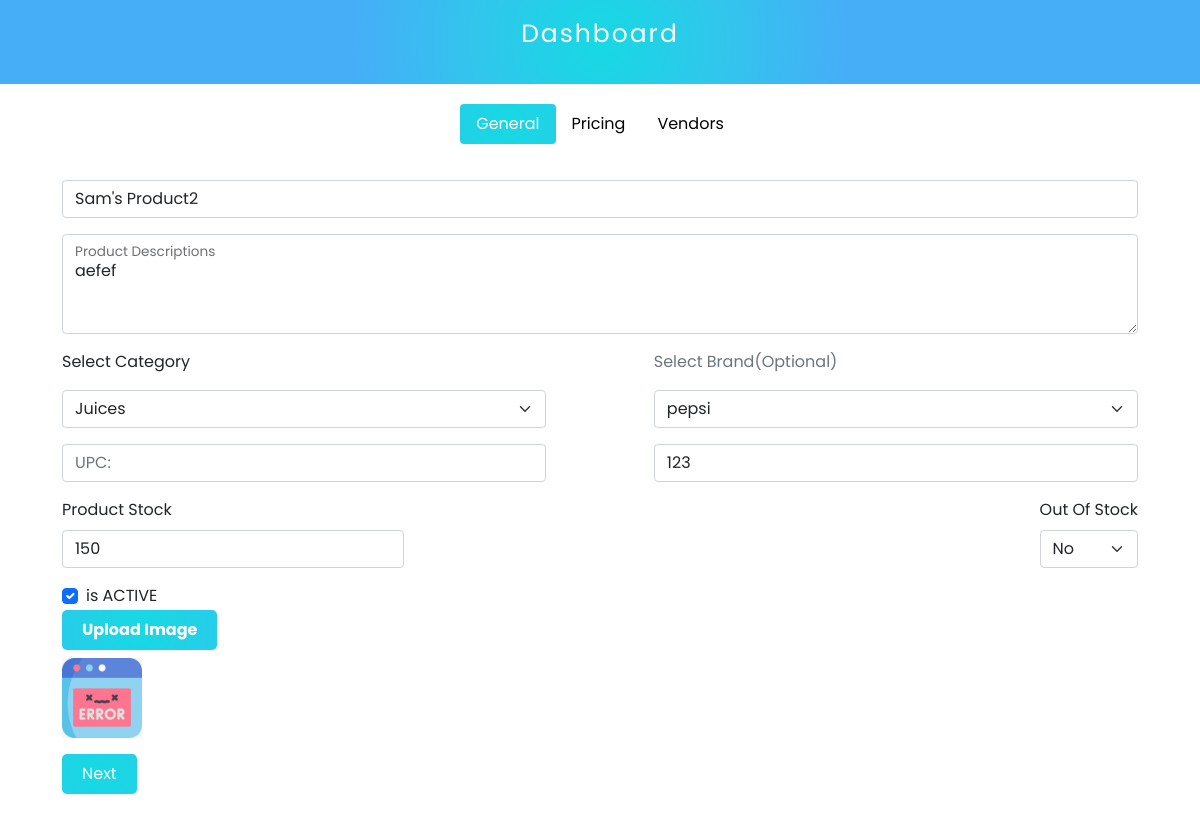
Screenshot of /adminpanel/edit-product/7/12/ (signed in) with the database file from the repository.
### restaurant/models.py (models this page shows, shortened)
class Item(models.Model):
    item_name = models.CharField(max_length=255)
    item_price = models.DecimalField(
        decimal_places=2, max_digits=10, default=0.00)
    buying_price = models.DecimalField(
        decimal_places=2, max_digits=10, default=0.00)
    brand = models.ForeignKey(
        Brand, on_delete=models.SET_NULL, null=True, blank=True)
    category = models.ForeignKey(Category, on_delete=models.SET_NULL, null=True)
    vendor = models.ForeignKey(Vendor, on_delete=models.SET_NULL, null=True)
    shop = models.ForeignKey(Shop, on_delete=models.SET_NULL, null=True)
    stock_amount = models.PositiveIntegerField(default=0)
    out_of_stock = models.BooleanField(default=False, null=True, blank=True)
    item_img = models.ImageField(upload_to="images/", null=True)
    product_descriptions = models.TextField(null=True)
    upc = models.IntegerField(null=True, blank=True)
    sku = models.CharField(max_length=255, null=True)
    created_at = models.DateTimeField(null=True, auto_now_add=True)
    class Meta:
        ordering = ['-id']

class Category(models.Model):
    category_name = models.CharField(max_length=255)
    shop = models.ForeignKey(Shop, on_delete=models.SET_NULL, null=True)
    class Meta:
        ordering = ["-id"]

class Brand(models.Model):
    brand_name = models.CharField(max_length=255, unique=True)
    shop = models.ForeignKey(Shop, on_delete=models.SET_NULL, null=True)
    class Meta:
        ordering = ["-id"]
    def __str__(self):
        return self.brand_name

### adminpanel/views.py (the view)
# urls.py: path("edit-product/<int:shop_id>/<int:prod_id>/", editProducteView, name="edit-product"),
def editProducteView(request, shop_id, prod_id):
    shop_id = get_object_or_404(Shop, id=shop_id)
    if shop_id.user == request.user:
        prod_obj = get_object_or_404(Item, id=prod_id)
        categories = Category.objects.filter(shop=shop_id)
        vendors = Vendor.objects.filter(shop=shop_id)
        brands = Brand.objects.filter(shop=shop_id)
    else:
        return HttpResponse("Sorry! You are not the owner of this shop")
    args = {
        "shop_id": shop_id,
        "prod_obj": prod_obj,
        "categories": categories,
        "vendors": vendors,
        "brands": brands,
    }
    return render(request, "product/edit-product.html", args)

### adminpanel/templates/product/edit-product.html (shortened to what this page needs)
{% load static %} {% include 'adminpanel/sidebar.html' %}
<link rel="stylesheet" href="{% static 'css/admin-panel/admin-panel.css' %}" />
<link rel="stylesheet" href="{% static 'css/admin-panel/orders.css' %}" />
<link rel="stylesheet" href="{% static 'css/admin-panel/department.css' %}" />
<div class="container tab______view">
  <ul class="nav nav-pills mb-3 tab______nav" id="pills-tab" role="tablist">
    <li class="nav-item" role="presentation">
      <button
        class="nav-link active"
        id="pills-General-tab"
        data-bs-toggle="pill"
        data-bs-target="#pills-General"
        type="button"
        role="tab"
        aria-controls="pills-General"
        aria-selected="true"
      >
        General
      </button>
    </li>
    <li class="nav-item" role="presentation">
      <button
        class="nav-link sub___tab"
        id="pills-Pricing-tab"
        data-bs-toggle="pill"
        data-bs-target="#pills-Pricing"
        type="button"
        role="tab"
        aria-controls="pills-Pricing"
        aria-selected="false"
      >
        Pricing
      </button>
    </li>
    <li class="nav-item" role="presentation">
      <button
        class="nav-link sub___tab"
        id="pills-Vendors-tab"
        data-bs-toggle="pill"
        data-bs-target="#pills-Vendors"
        type="button"
        role="tab"
        aria-controls="pills-Vendors"
        aria-selected="false"
      >
        Vendors
      </button>
    </li>
  </ul>
  <form enctype="multipart/form-data" method="POST" action="{% url 'admin-edit-product' shop_id.id prod_obj.id %}">{% csrf_token %}
    <div class="tab-content" id="pills-tabContent">
      <div
        class="tab-pane fade show active"
        id="pills-General"
        role="tabpanel"
        aria-labelledby="pills-General-tab"
      >
        <div class="general_____part">
          <div class="two____product">
            <div class="input-group product____input mb-3">
              <input
                type="text"
                class="form-control"
                value="{{ prod_obj.item_name }}"
                name="product_name"
                placeholder="Product Name"
                aria-label="Example text with button addon"
                aria-describedby="button-addon1"
                required
              />
            </div>
          </div>
          <div class="form-floating product____input mb-3">
            <textarea
              class="form-control"
              placeholder="Description"
              id="floatingTextarea2"
              style="height: 100px"
              name="product_description"
              required
            >{{ prod_obj.product_descriptions }}</textarea>
            <label for="floatingTextarea2">Product Descriptions</label>
          </div>
          <div class="two____select mb-3">
            <div class="inner____select">
              <p>Select Category</p>
              <select name="category" onchange="getCategory(this)" class="form-select" aria-label="Default select example" required>
                <option value="{{ prod_obj.category.id }}" selected>{{ prod_obj.category.category_name }}</option>
              </select>
            </div>
            <div class="inner____select">
              <p class="text-muted">Select Brand(Optional)</p>
              <select name="brand" onchange="getBrand(this)" class="form-select" aria-label="Default select example">
                <option value="{{ prod_obj.brand.id }}" selected>{{ prod_obj.brand }}</option>
              </select>
            </div>
          </div>
          <div class="two____select mb-3">
            <div class="inner____select">
              <input
                type="number"
                class="form-control"
                placeholder="UPC: "
                aria-label="Example text with button addon"
                aria-describedby="button-addon1"
                name="upc"
                value="{{ prod_obj.upc }}"
              />
            </div>
            <div class="inner____select">
              <input
                type="text"
                class="form-control"
                placeholder="SKU: "
                aria-label="Example text with button addon"
                aria-describedby="button-addon1"
                name="sku"
                value="{{ prod_obj.sku }}"
                required
              />
            </div>
          </div>
          <div class="stock_____product">
            <div>
              <label for="stockPro" class="form-label">Product Stock</label>
              <input type="number" value="{{ prod_obj.stock_amount }}" name="product_stock" id="stockPro" class="form-control" placeholder="Product Stock" aria-describedby="passwordHelpBlock">
            </div>
            <div>
              <label class="form-label">Out Of Stock</label>
              <select name="out_of_stock" class="form-select" aria-label="Default select example">
                <option value="no" {% if prod_obj.out_of_stock == False %}selected{% endif %}>No</option>
              </select>
            </div>
          </div>
          <div class="form-check mt-3">
            <input
              class="form-check-input"
              type="checkbox"
              value=""
              id="activeNewItem"
              checked
            />
            <label class="form-check-label" for="activeNewItem">
              is ACTIVE
            </label>
          </div>
          <div class="upload_____img mb-3">
            <label for="uploadImg" class="fw-bold">Upload Image</label>
            {% if prod_obj.item_img %}
            <div class="my-2">
                <img id="product__img" style="width: 5rem; height: 5rem; object-fit: cover" src="{{ prod_obj.item_img.url }}" alt="" />
              </div>
            {% endif %}
          </div>
          <div class="mt-3">
            <button type="button" class="done____btn" id="general_btn" onclick="generalPart()">Next</button>
          </div>
        </div>
      </div>
    </div>
  </form>
</div>

### static/css/admin-panel/admin-panel.css (style rules this page uses)
* { box-sizing: border-box; padding: 0; margin: 0; list-style: none; font-family: "poppins", sans-serif; }
:root { --white: #fff; --deep-white: #f5f5f5; --black: #000; --blue: #3470c9; }

### static/css/admin-panel/department.css (style rules this page uses)
.done____btn { background-image: radial-gradient( circle 248px at center, #16d9e3 0%, #30c7ec 47%, #46aef7 100% ) !important; border: none; outline: none; padding: 8px 20px; color: var(--white); border-radius: 5px; text-decoration: none; }
.stock_____product { display: flex; justify-content: space-between; align-items: center; }
.tab______nav { justify-content:center !important; }
.two____product { display: flex; justify-content:center; align-items: center; flex-wrap: wrap; }
.two____select { display: flex; justify-content:space-between; align-items: center; flex-wrap: wrap; }
.two____select input[type=number] { -moz-appearance: textfield; }
.upload_____img label { cursor: pointer; background-image: radial-gradient( circle 248px at center, #16d9e3 0%, #30c7ec 47%, #46aef7 100% ); color: var(--white); padding: 8px 20px; border-radius: 5px; text-align: center; }
.nav-pills .nav-link.active, .nav-pills .show>.nav-link { background-image: radial-gradient( circle 248px at center, #16d9e3 0%, #30c7ec 47%, #46aef7 100% ) !important; }
.tab______view { margin-top: 20px; }
.sub___tab { color: var(--black); }
.nav-pills .nav-link.active, .nav-pills .show>.nav-link { background-color: transparent !important; }
.inner____select { width: 45% !important; }
.general_____part, .all______advance, .contact___part { padding: 20px; }

### rows the page displays
Item: product_name "Sam's Product2", product_description "aefef", category "Juices", brand "pepsi", sku "123", product_stock "150", out_of_stock "No", item_img (picture)
